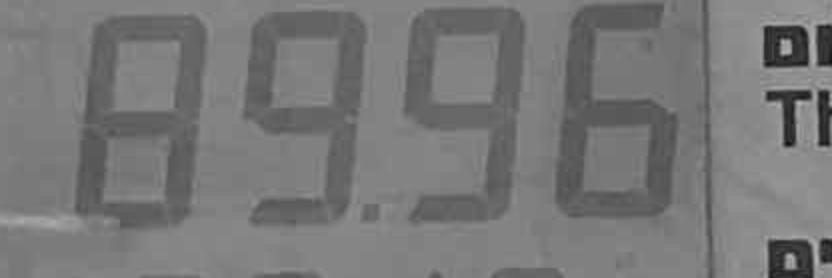
#> input picture 56066247-isolate-blobs/1.jpg, 1664 x 556 px (shown at 1/2 size)
$ python isolate_blobs_from_surrounding.py
#> lines starting #> are read from the running program, lines starting #| are printed output that depends on the picture; after the words box and inside, x2 and y2 are one past the last pixel; in counts of white or black regions, pixels touching at a corner belong together
import numpy as np
import cv2

original_image = cv2.imread("1.jpg")
#> original_image is the input picture: shape (556, 1664, 3); min 14, max 186, mean 119.2
image = original_image.copy()
gray = cv2.cvtColor(image, cv2.COLOR_BGR2GRAY)
blurred = cv2.GaussianBlur(gray, (3, 3), 0)
thresh = cv2.threshold(blurred, 110, 255,cv2.THRESH_BINARY)[1]
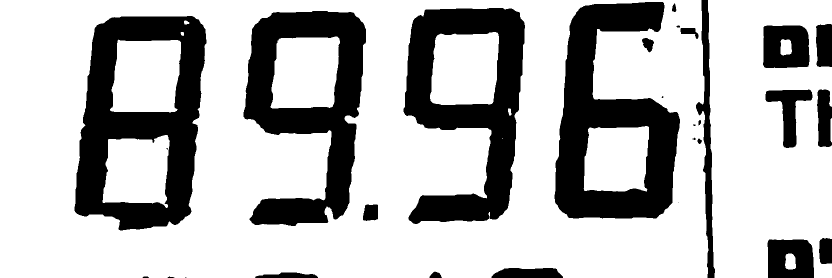
#> thresh: shape (556, 1664) (shown at 1/2 size); 72.5% white; 29 black regions (6 under 20 px), largest, box (x1, y1, x2, y2) and area: (149, 32, 413, 461) 59213, (1109, 4, 1360, 437) 56114, (807, 16, 1050, 448) 51166
canny = cv2.Canny(thresh, 150, 255, 1)
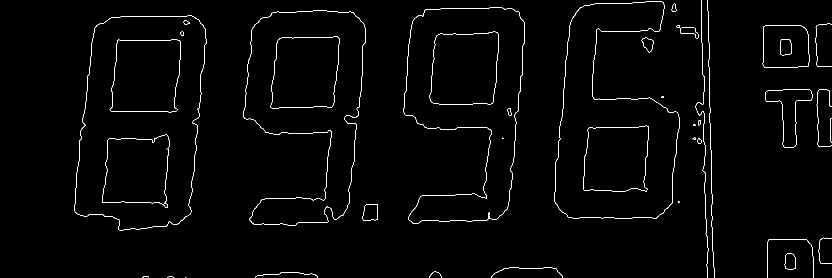
#> canny: shape (556, 1664) (shown at 1/2 size); 1.4% white in thin lines or dots
kernel = cv2.getStructuringElement(cv2.MORPH_RECT, (5,5))
dilate = cv2.dilate(canny, kernel, iterations=1)
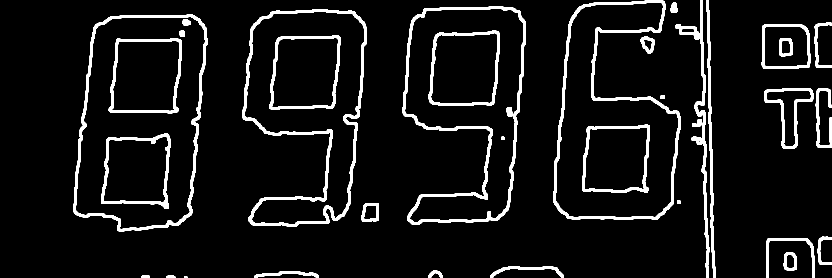
#> dilate: shape (556, 1664) (shown at 1/2 size); 7.4% white; 37 white regions

cv2.imshow("dilate", dilate)
cv2.imshow("thresh", thresh)
cv2.imshow("canny", canny)

# Find contours in the image
cnts = cv2.findContours(dilate.copy(), cv2.RETR_EXTERNAL, cv2.CHAIN_APPROX_SIMPLE)
#> cnts = 27 contours, 1 with area under 20; largest, box (x1, y1, x2, y2) and area: (146, 29, 415, 463) 96296, (1106, 1, 1362, 439) 74938, (804, 13, 1052, 450) 72812, (484, 19, 734, 454) 71737, (1523, 48, 1621, 138) 8252
cnts = cnts[0] if len(cnts) == 2 else cnts[1]

contours = []

threshold_min_area = 1100
threshold_max_area = 1200

for c in cnts:
    area = cv2.contourArea(c)
    if area > threshold_min_area and area < threshold_max_area:
        cv2.drawContours(original_image,[c], 0, (0,255,0), 3)
        contours.append(c)
#> this loop made 27 passes
#> area on passes 2, 3, 4, 5, 6, 7, 8, 9, 10, 12, 13, 14: 63.5, 71, 601.5, 203, 761, 832, 1020, 434, 1140.5, 54.5, 214, 48.5
#> (c, area) on pass 11: ([[1354, 401], [1354, 407], [1360, 407], [1360, 401]], 36)
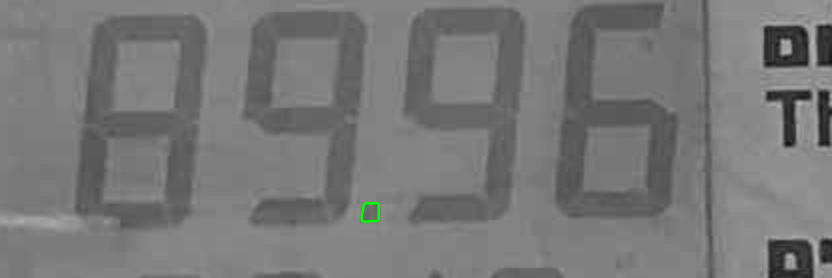
#> original_image: shape (556, 1664, 3) (shown at 1/2 size); 0.07% of pixels changed, all inside (x1, y1, x2, y2) = (721, 404, 760, 446)
#> after the loop, contours = 1 contour; box (x1, y1, x2, y2) and area: (723, 406, 758, 444) 1140

cv2.imshow("detected", original_image)
print('contours detected: {}'.format(len(contours)))
#| contours detected: 1
cv2.waitKey(0)
